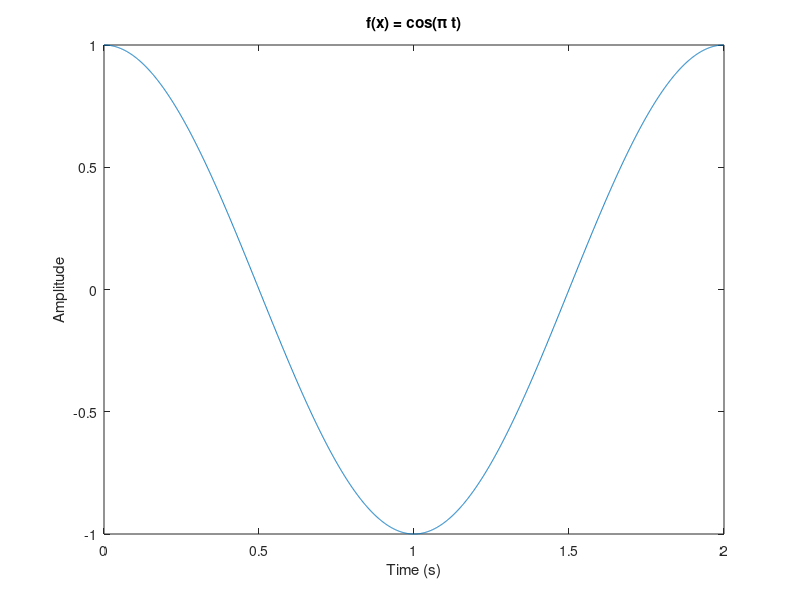

MATLAB code to generate this figure:
% Define the time range
t = 0:1/1000:2-1/1000;

% Define the function
f = cos(pi*t);

% Plot the function
plot(t,f);
xlabel('Time (s)');
ylabel('Amplitude');
title('f(x) = cos(\pi t)');